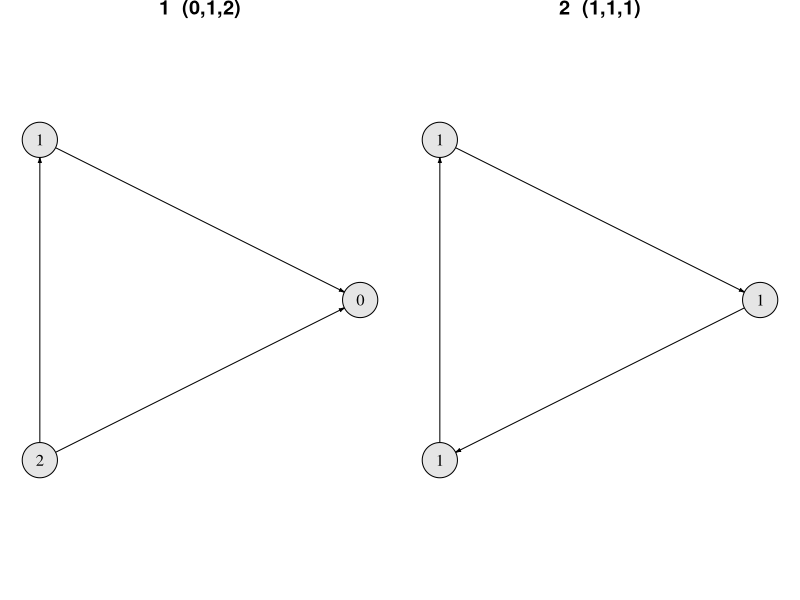
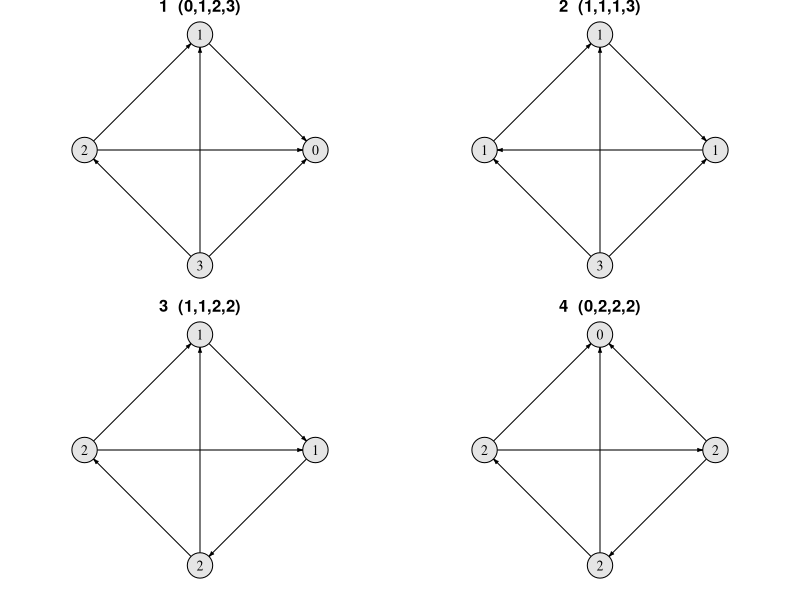
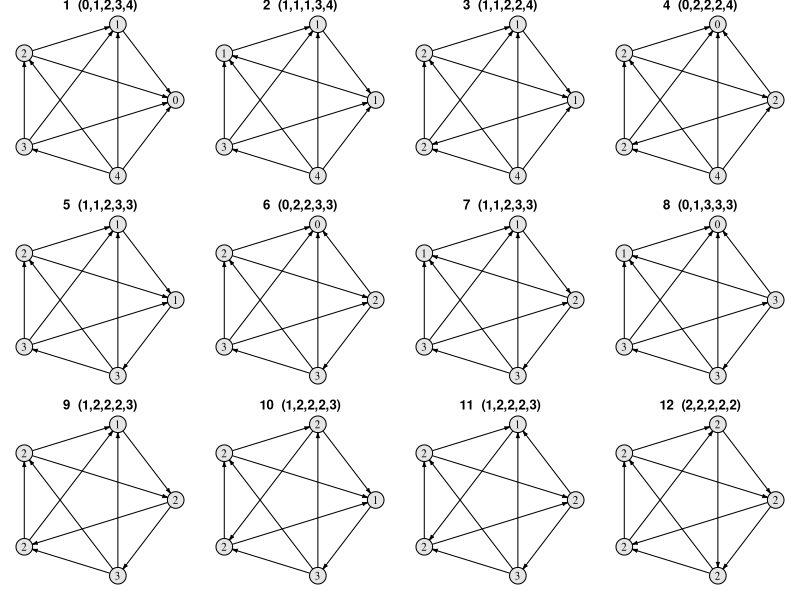
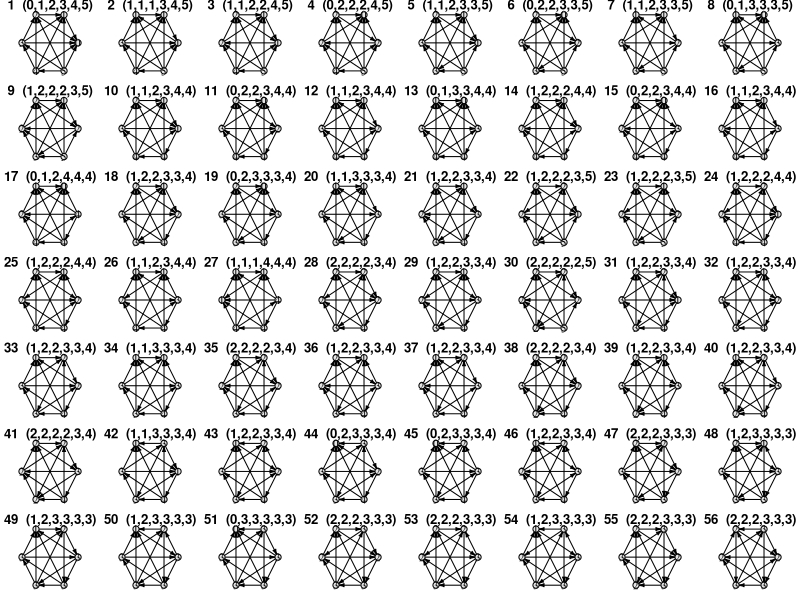

Reproduce these figures in R, in order.
# ============================================================
# Tournaments (n = 3..6)
# ============================================================

  library(igraph)

# Avoid masked generics if these packages were attached earlier
try(detach("package:sna", unload = TRUE), silent = TRUE)
try(detach("package:network", unload = TRUE), silent = TRUE)

# ------------------ small helpers ------------------

# robust combn -> always returns a list of integer vectors
combn_list <- function(n, k) {
  if (n < k) return(list())
  out <- utils::combn(n, k, simplify = FALSE)
  lapply(out, as.integer)
}

# Build a tournament on n nodes from integer 'bits' encoding of upper triangle
make_tournament <- function(n, bits) {
  A <- matrix(0L, n, n)
  idx <- 0L
  for (i in 1:(n - 1L)) for (j in (i + 1L):n) {
    b <- bitwAnd(bitwShiftR(bits, idx), 1L)
    if (b == 1L) A[i, j] <- 1L else A[j, i] <- 1L
    idx <- idx + 1L
  }
  igraph::graph_from_adjacency_matrix(A, mode = "directed")
}

# Canonical key for a directed graph (BLISS canonical permutation -> adjacency string)
canon_key <- function(g) {
  p  <- igraph::canonical_permutation(g)$labeling
  gc <- igraph::permute(g, p)
  M  <- igraph::as_adjacency_matrix(gc, sparse = FALSE)
  paste(as.integer(M), collapse = "")
}

# Enumerate one representative per non-isomorphic class (unlabeled tournaments)
enumerate_unlabeled_tournaments <- function(n) {
  m <- n * (n - 1L) / 2L
  seen <- new.env(hash = TRUE, parent = emptyenv())
  reps <- vector("list", 0L)
  for (bits in 0:(2^m - 1L)) {
    g <- make_tournament(n, bits)
    key <- canon_key(g)
    if (!exists(key, envir = seen, inherits = FALSE)) {
      assign(key, TRUE, envir = seen)
      reps[[length(reps) + 1L]] <- g
    }
  }
  reps
}

# ------------------ getting metrics/diagnostics ------------------

# Sorted out-degree vector (score sequence)
get_score_sequence <- function(g) as.integer(sort(igraph::degree(g, mode = "out")))

# Triad counts + per-intransitive-triad out-degree triples
# Returns list(transitive_count, intransitive_count, intransitive_triads=list of triples)
count_triads <- function(g) {
  n <- igraph::vcount(g)
  if (n < 3) return(list(transitive_count = 0L, intransitive_count = 0L, intransitive_triads = list()))
  d <- igraph::degree(g, mode = "out")
  combos <- combn_list(n, 3)
  trans <- 0L; intrans <- 0L
  triad_triples <- list(); pos <- 1L
  for (idx in combos) {
    s <- igraph::induced_subgraph(g, idx)
    cs <- igraph::triad_census(s)
    # igraph order: "030T" (transitive) index 9; "030C" (3-cycle) index 10
    if (cs[9] == 1) {
      trans <- trans + 1L
    } else if (cs[10] == 1) {
      intrans <- intrans + 1L
      triad_triples[[pos]] <- sort(as.integer(d[idx]))
      pos <- pos + 1L
    }
  }
  list(transitive_count = trans, intransitive_count = intrans, intransitive_triads = triad_triples)
}

# Count acyclic (transitive) k-vertex induced subtournaments
count_transitive_k <- function(g, k) {
  n <- igraph::vcount(g); if (n < k) return(0L)
  combos <- combn_list(n, k)
  tot <- 0L
  for (idx in combos) {
    sg <- igraph::induced_subgraph(g, idx)
    if (igraph::is_dag(sg)) tot <- tot + 1L
  }
  tot
}

# --------- 4-vertex census ---------

# Build a fixed canonical-key map for all unlabeled tournaments on 4 vertices
build_four_vtx_key_map_fixed <- function() {
  n <- 4; m <- n * (n - 1L) / 2L  # 6
  keys <- character(0)
  for (bits in 0:(2^m - 1L)) {
    g <- make_tournament(n, bits)
    keys <- c(keys, canon_key(g))
  }
  sort(unique(keys))  # (should be 4 distinct keys)
}

# Census of induced 4-node subtournaments by unlabeled type (aligned with fixed key map)
four_vertex_census_with_fixed_map <- function(g, key_map_fixed) {
  n <- igraph::vcount(g)
  counts <- integer(length(key_map_fixed)); names(counts) <- key_map_fixed
  if (n < 4) return(counts)
  combos <- utils::combn(n, 4, simplify = FALSE)
  for (idx in combos) {
    s <- igraph::induced_subgraph(g, idx)
    k <- canon_key(s)
    pos <- match(k, key_map_fixed)
    if (!is.na(pos)) counts[pos] <- counts[pos] + 1L
  }
  unname(counts)
}

# ------------------ build dataframe  ------------------

# include_4sets: add Transitive_4sets
# include_4census: add FourVertex_Census as "c1,c2,c3,c4" (sums to choose(n,4))
build_tournament_df <- function(reps, include_4sets = TRUE, include_4census = TRUE) {
  # Score_ID mapping
  score_strings <- vapply(reps, function(g) paste(get_score_sequence(g), collapse = ","), "")
  uniq_scores <- sort(unique(score_strings))
  score_to_id <- setNames(seq_along(uniq_scores), uniq_scores)
  
  # Fixed 4-node key map (shared across all graphs)
  key_map_fixed <- if (include_4census) build_four_vtx_key_map_fixed() else character(0)
  
  rows <- lapply(seq_along(reps), function(i) {
    G <- reps[[i]]
    score_seq <- get_score_sequence(G)
    triad_data <- count_triads(G)
    intrans_str <-
      if (length(triad_data$intransitive_triads) == 0) "" else
        paste(vapply(triad_data$intransitive_triads, function(x) paste(x, collapse = ","), ""), collapse = " | ")
    t4 <- if (include_4sets && igraph::vcount(G) >= 4) count_transitive_k(G, 4) else NA_integer_
    c4 <- if (include_4census && length(key_map_fixed) > 0) {
      paste(four_vertex_census_with_fixed_map(G, key_map_fixed), collapse = ",")
    } else ""
    
    data.frame(
      Tournament = i,
      Score_Sequence = paste(score_seq, collapse = ","),
      Transitive_Triads = triad_data$transitive_count,
      Intransitive_Triads = triad_data$intransitive_count,
      Intransitive_Out_Degrees = intrans_str,
      Score_ID = score_to_id[[paste(score_seq, collapse = ",")]],
      Transitive_4sets = t4,
      FourVertex_Census = c4,
      stringsAsFactors = FALSE
    )
  })
  
  df <- do.call(rbind, rows)
  
  # stable sorting of the intransitive out-degree entries
  sort_intrans_entries <- function(s) {
    if (s == "") return("")
    triads <- unlist(strsplit(s, " \\| "))
    paste(sort(triads), collapse = " | ")
  }
  df$Intransitive_Out_Degrees <- vapply(df$Intransitive_Out_Degrees, sort_intrans_entries, "")
  
  # Order, reindex
  df <- df[order(df$Score_Sequence, df$Intransitive_Triads, df$Tournament), ]
  df$Tournament <- seq_len(nrow(df))
  df
}

# ------------------ plotting - this isn't great !!  ------------------

plot_tournament_panel <- function(g, main = "") {
  lay <- igraph::layout_in_circle(g)
  d <- igraph::degree(g, mode = "out")
  plot(g, layout = lay,
       vertex.size = 22, vertex.color = "grey90",
       vertex.frame.color = "black",
       vertex.label = d, vertex.label.color = "black",
       edge.arrow.size = 0.25, edge.color = "black",
       main = main)
}

plot_all_classes <- function(reps) {
  k <- length(reps)
  ncol <- ceiling(sqrt(k)); nrow <- ceiling(k / ncol)
  op <- par(mfrow = c(nrow, ncol), mar = c(0.7, 0.4, 0.7, 0.4)); on.exit(par(op))
  for (i in seq_len(k)) {
    sc <- paste(get_score_sequence(reps[[i]]), collapse = ",")
    plot_tournament_panel(reps[[i]], main = paste0(i, "  (", sc, ")"))
  }
}

# ------------------ isomorph lookup + transitions ------------------

build_canon_index <- function(reps) {
  keys <- vapply(reps, function(G) {
    p  <- igraph::canonical_permutation(G)$labeling
    gc <- igraph::permute(G, p)
    M  <- igraph::as_adjacency_matrix(gc, sparse = FALSE)
    paste(as.integer(M), collapse = "")
  }, "")
  structure(seq_along(reps), names = keys)
}

isomorph_class_id <- function(g, index_map) {
  p  <- igraph::canonical_permutation(g)$labeling
  gc <- igraph::permute(g, p)
  M  <- igraph::as_adjacency_matrix(gc, sparse = FALSE)
  key <- paste(as.integer(M), collapse = "")
  unname(index_map[[key]])
}

generate_tournament_graph <- function(n = 6) {
  edges <- integer(0)
  for (i in 1:(n - 1L)) for (j in (i + 1L):n) {
    if (runif(1) < 0.5) edges <- c(edges, i, j) else edges <- c(edges, j, i)
  }
  igraph::graph(edges, directed = TRUE)
}

flip_edge <- function(g) {
  E <- igraph::as_edgelist(g, names = FALSE)
  flip_index <- sample(nrow(E), 1L)
  e <- E[flip_index, ]
  Enew <- rbind(E[-flip_index, , drop = FALSE], c(e[2], e[1]))
  igraph::graph_from_edgelist(Enew, directed = TRUE)
}

simulate_tournament_transitions <- function(N = 1000, reps, index_map) {
  n <- igraph::vcount(reps[[1]])
  g <- generate_tournament_graph(n)
  path <- integer(N + 1L)
  path[1] <- isomorph_class_id(g, index_map)
  for (i in 1:N) {
    g <- flip_edge(g)
    path[i + 1L] <- isomorph_class_id(g, index_map)
  }
  path
}

create_transition_matrix <- function(sequence, num_states) {
  TM <- matrix(0L, nrow = num_states, ncol = num_states)
  for (i in 1:(length(sequence) - 1L)) {
    from <- sequence[i]; to <- sequence[i + 1L]
    if (!is.na(from) && !is.na(to)) TM[from, to] <- TM[from, to] + 1L
  }
  TM
}

# ------------------ RUN (n = 3..6) ------------------

reps3 <- enumerate_unlabeled_tournaments(3)  # expect 2
reps4 <- enumerate_unlabeled_tournaments(4)  # expect 4
reps5 <- enumerate_unlabeled_tournaments(5)  # expect 12
reps6 <- enumerate_unlabeled_tournaments(6)  # expect 56

cat("Counts: n=3:", length(reps3), " n=4:", length(reps4), " n=5:", length(reps5), " n=6:", length(reps6), "\n")

# Summary data frames (include 4-sets and 4-vertex census)
df3 <- build_tournament_df(reps3, include_4sets = TRUE, include_4census = TRUE)
df4 <- build_tournament_df(reps4, include_4sets = TRUE, include_4census = TRUE)
df5 <- build_tournament_df(reps5, include_4sets = TRUE, include_4census = TRUE)
df6 <- build_tournament_df(reps6, include_4sets = TRUE, include_4census = TRUE)

df3
df4
df5
df6

# Save
#write.csv(df6, "nodes6_tournaments.csv", row.names = FALSE)
#saveRDS(reps6, "tournaments_6_reps.RDS")
#saveRDS(df6,   "tournaments_6_df.RDS")

# Plots -terrible - let's do better
plot_all_classes(reps3)
plot_all_classes(reps4)
plot_all_classes(reps5)
plot_all_classes(reps6)



#--------------------------- RANDOM WALKS ----------------------- #

# this is in brief - look at other R file for more code,
# also other file has better plotting code

# the only benefit to the below is that it slightly might have a better
# way of randomizing than I came up with
#
# but my file has more info 

Nperms <- 10000  #this should probably be much,much,much bigger

reps6  # this is the list of 56 isomorphs

# Random-walk transitions for n=6
idx6 <- build_canon_index(reps6)
path <- simulate_tournament_transitions(N = Nperms, reps = reps6, index_map = idx6)
TM <- create_transition_matrix(path, num_states = length(reps6))

print(TM[1:10, 1:10])
